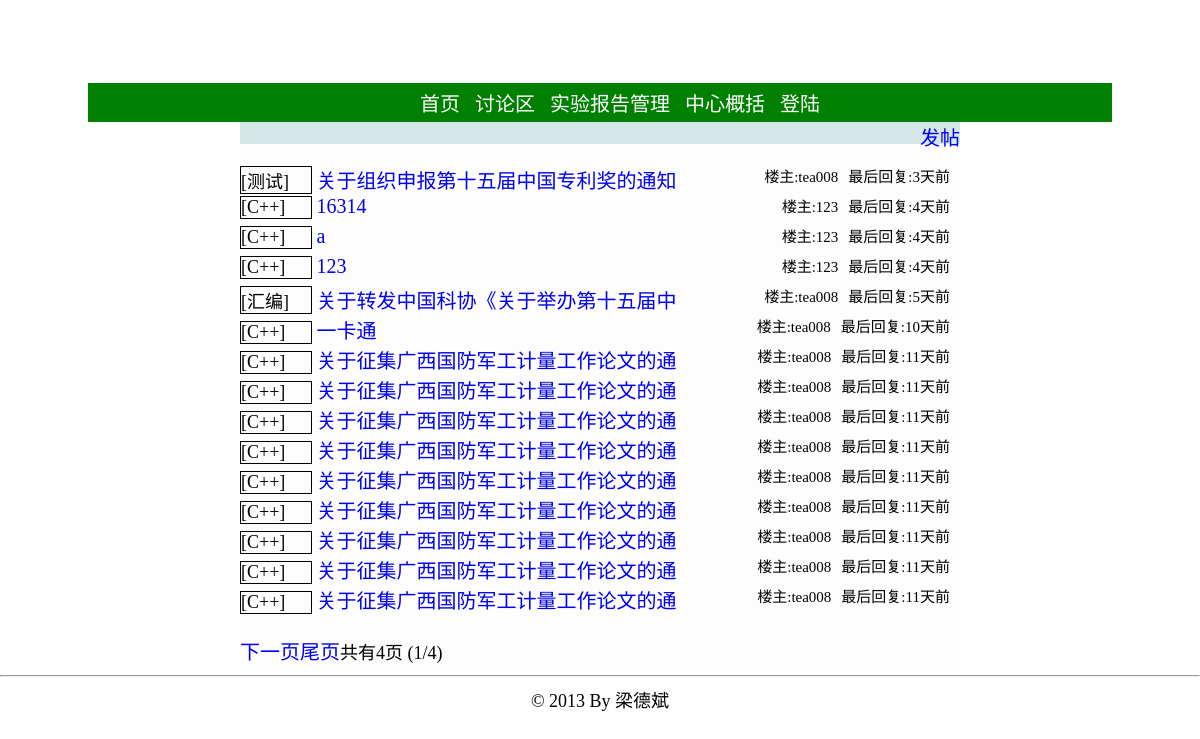
Before: /bbs.php with the older database file.
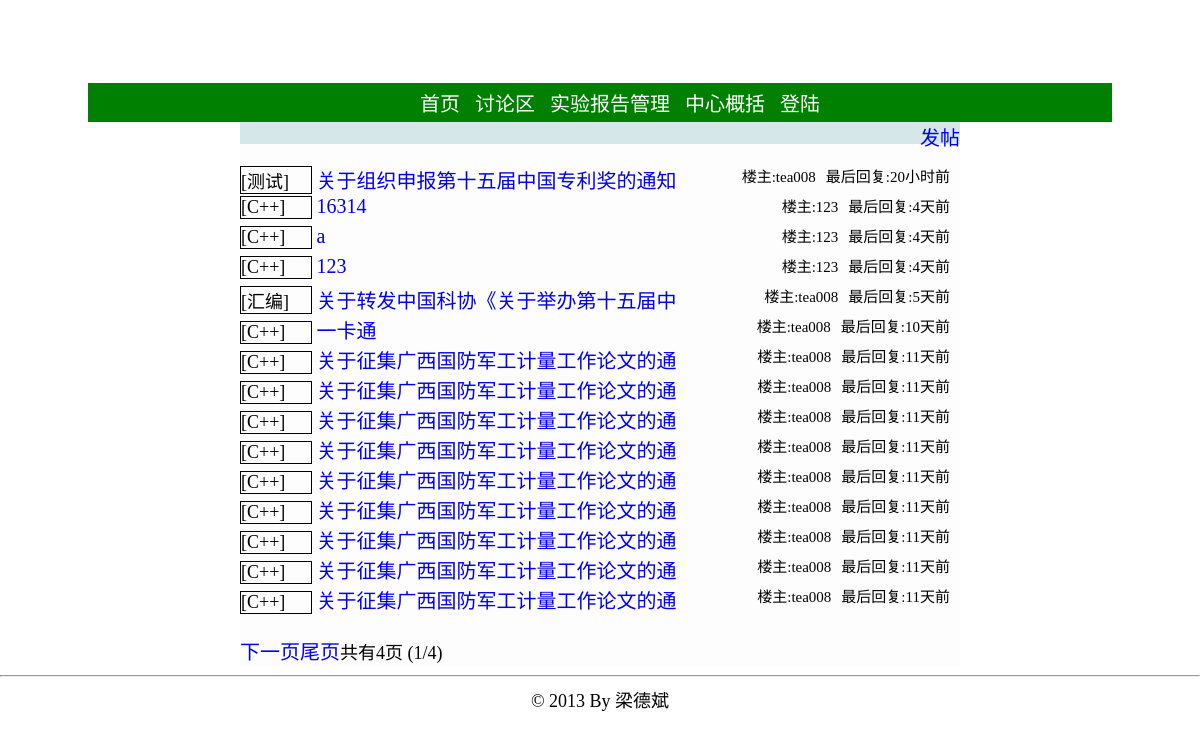
After: the same page with the newer database file.
### tables this page shows
CREATE TABLE `topic` (
  `post_id` int(11) NOT NULL AUTO_INCREMENT,
  `sort` varchar(4) DEFAULT NULL,
  `title` varchar(80) NOT NULL,
  `author` varchar(12) DEFAULT NULL,
  `body` varchar(1000) NOT NULL,
  `post_time` datetime DEFAULT NULL,
  `last_floor` int(11) DEFAULT NULL,
  `last_reply_time` datetime DEFAULT NULL,
  `visible` tinyint(4) DEFAULT NULL,
  `enable_post` tinyint(4) DEFAULT NULL,
  `top` tinyint(4) DEFAULT NULL,
  PRIMARY KEY (`post_id`)
);

CREATE TABLE `sort` (
  `id` int(11) NOT NULL AUTO_INCREMENT,
  `name` varchar(10) DEFAULT NULL,
  PRIMARY KEY (`id`)
);

### bbs.php (the view, shortened to what the changed rows need)
<!DOCTYPE html PUBLIC "-//W3C//DTD XHTML 1.0 Transitional//EN" "http://www.w3.org/TR/xhtml1/DTD/xhtml1-transitional.dtd">
<html>
<head>
<link rel="stylesheet" type="text/css" href="./static/css/global.css"></link>
</head>
<?php
include './config.php';
$now = date ( "Y-m-d G:i:s" );
?>
<div id='topMain'>
<?php
if (isset ( $_REQUEST ['topic'] )) {
	echo "<span style='height:30px;'>";
	echo "<a href=./bbs.php style=''>首页</a>";
	echo "</span>";
	$post_id = $_REQUEST ['topic'];
	$queryStr = sprintf ( "select  *  from topic,sort where post_id='%s' and topic.sort=sort.id", $post_id );
	$result = mysql_query ( $queryStr, $conn ) or die ( "查询失败:" . mysql_error () );
	if ($rel = mysql_fetch_array ( $result )) {
		echo "<span>>{$rel['name']}</span><br />";
		echo "<span class=post_title>{$rel['title']}</span>";
		echo "<br /><span style='font-size:16px;'>By {$rel['author']}</span>";
		echo "<span style='margin-left:50px;'>发表时间:{$rel['post_time']}<span>";
		echo '<hr />';
		echo '<div class=sep10></div>';
		echo '<pre style="width:720px;">';
		echo htmlspecialchars(stripslashes($rel ['body']));
		echo '</pre>';
		echo '<hr />';
		$page_size = 10;
		if (isset ( $_GET ['reply_page'] )) {
			$reply_page = intval ( $_GET ['reply_page'] );
		}
		else {
			$reply_page = 1;
		}
		$queryStr = sprintf ( "select  count(reply_id)  from reply where post_id='%s'", $post_id );
		$result2 = mysql_query ( $queryStr, $conn ) or die ( "查询失败:" . mysql_error () );
		$rel2 = mysql_fetch_array ( $result2 );
		$numrows = $rel2 [0];
		$reply_pages = intval ( $numrows / $page_size );
		if ($numrows % $page_size) {
			$reply_pages ++;
		}
		$prev = $reply_page - 1;
		$next = $reply_page + 1;
		$offset = $page_size * ($reply_page - 1);
		$queryStr = sprintf ( "select  *  from reply where post_id='%s'  order by floor asc limit %s,%s", $post_id, $offset, $page_size );
		$result3 = mysql_query ( $queryStr, $conn ) or die ( "查询失败:" . mysql_error () );
		if ($rel3 = mysql_fetch_array ( $result3 )) {
			do {
				echo '<div class=bg_color></div>';
				echo "<div class=author>";
				echo "<span >By {$rel3['author']}&nbsp&nbsp&nbsp&nbsp</span>";
				echo "<span >发表时间:{$rel3['reply_time']}&nbsp&nbsp&nbsp&nbsp<span>";
				echo "<span style='float:right;'>{$rel3['floor']}楼<span>";
				echo "</div>";
				echo "<pre>";
				echo htmlspecialchars(stripslashes($rel3['body']));
				echo "</pre>";
			} while ( $rel3 = mysql_fetch_array ( $result3 ) );
			echo '<br />';
			if ($reply_page > 1) {
				echo "<a href=./bbs.php?topic={$post_id}&reply_page=1>首页</a>";
				echo "<a href=./bbs.php?topic={$post_id}&reply_page={$prev}>上一页</a>";
			}
			if ($reply_page < $reply_pages) {
				echo "<a href=./bbs.php?topic={$post_id}&reply_page={$next}>下一页</a>";
				echo "<a href=./bbs.php?topic={$post_id}&reply_page={$reply_pages}>尾页</a>";
			}
			echo "共有{$reply_pages}页 ({$reply_page}/{$reply_pages})";
		} else {
		}
		echo '<div class=bg_color></div>';
		echo '<br />回复楼主<br />';
		echo "<form method='get' action='./bbs/post_deal.php'>";
		echo "<textarea name=reply_body cols=87 rows=5 style='width:720;height:80;'></textarea>";
		echo '<br />';
		echo "<input type=hidden name=action value=reply_post></input>";
		echo "<input type=hidden name=post_id value={$post_id}></input>";
		echo "<input class=button type=submit value=回帖></input>";
		echo '</form>';
	}
	else {
		echo '<br /><br />帖子不存在';
	}
}
else {
	$page_size = 15;
	if (isset ( $_GET ['page'] )) {
		$page = intval ( $_GET ['page'] );
	}
	else {
		$page = 1;
	}
	$offset = $page_size * ($page - 1);
	$queryStr = sprintf ( "select  post_id,sort,title,author,post_time,last_reply_time,last_floor,name  from topic,sort where visible='0' and topic.sort=sort.id  order by last_reply_time desc limit %s,%s", $offset, $page_size );
	$result = mysql_query ( $queryStr, $conn ) or die ( "查询失败:" . mysql_error () );
	if ($rel = mysql_fetch_array ( $result )) {
		echo '<br />';
		do {
			echo "<div class=bbs_topic_list>";
			echo "<span class=bbs_topic_list_sort >[{$rel['name']}]</span>";
			echo "<span class='title' >&nbsp<a href=./bbs.php?topic={$rel['post_id']}>";
			echo mb_substr($rel['title'], 0,18,'utf-8');
            echo "</a></span>";
			echo "<span style='float:right;font-size:15px;margin-right:10px'>最后回复:";
            $last_reply =  strtotime($now)-strtotime($rel['last_reply_time']) ;
            if ($last_reply<60)
            {
            	echo $last_reply;
            	echo '秒前';
            }
            else if ($last_reply<3600)
            {
            	echo floor($last_reply/60);
            	echo '分钟前';
            }
            else if ($last_reply<86400)
            {
            	echo floor($last_reply/3600);
            	echo '小时前';
            }
            else
           {
            	echo floor($last_reply/86400);
            	echo '天前';
            }
            echo "</span>";
			echo "<span style='float:right;font-size:15px;margin-right:10px'>楼主:{$rel['author']}</span>";
			echo '</div>';
		} while ( $rel = mysql_fetch_array ( $result ) );
	} else {
		echo '暂时还没有帖子';
	}
	echo '<br />';
}
?>
</div>
</html>

Changed rows visible on the page:
changed topic "关于组织申报第十五届中国专利奖的通知": floor($last_reply/3600) (not shown) → "20"; floor($last_reply/86400) "3" → (not shown); last_reply_time "天前" → "小时前"
